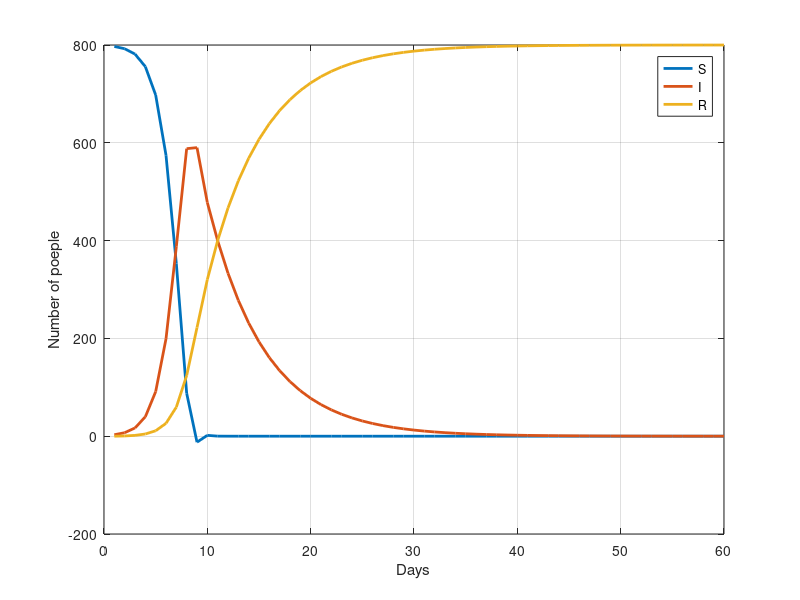

The MATLAB source for this figure:
clc
clear
%settings

N = 800;
recoveryDays = 6;
number_of_days = 60;
S = zeros(1, number_of_days);
I = zeros(1, number_of_days);
R = zeros(1, number_of_days);
R0 = 9.3;

%init
S(1) = N - 3;
I(1) = 3;
R(1) = 0;

gamaR = 1/recoveryDays;
beta = R0 * gamaR;

    
fprintf("Day: %d \n", 1);
fprintf("number of S: %2.0f \n", S(1));
fprintf("number of I: %2.0f \n", I(1));
fprintf("number of R: %2.0f \n", R(1));

%simulation

for t = 1:number_of_days - 1
    
    S(t + 1) = S(t) - beta * S(t) * (I(t) / N);
    I(t + 1) = I(t) + beta * S(t) * (I(t) / N) - gamaR * I(t);
    R(t + 1) = R(t) + gamaR * I(t);
    
    fprintf("Day: %d \n", t+1);
    fprintf("number of S: %2.0f \n", S(t + 1));
    fprintf("number of I: %2.0f \n", I(t + 1));
    fprintf("number of R: %2.0f \n", R(t + 1));
end

[max_infected, day_max_infected] = max(I);
fprintf("Max infected was in day: %d, with amount of %2.0f people \n", day_max_infected, max_infected);

t = 1:number_of_days;
figure;
plot(t, S, 'LineWidth', 2);
hold on;
plot(t, I, 'LineWidth', 2);
plot(t, R, 'LineWidth', 2);
grid on;
xlabel('Days');
ylabel('Number of poeple');
legend('S','I', 'R');
